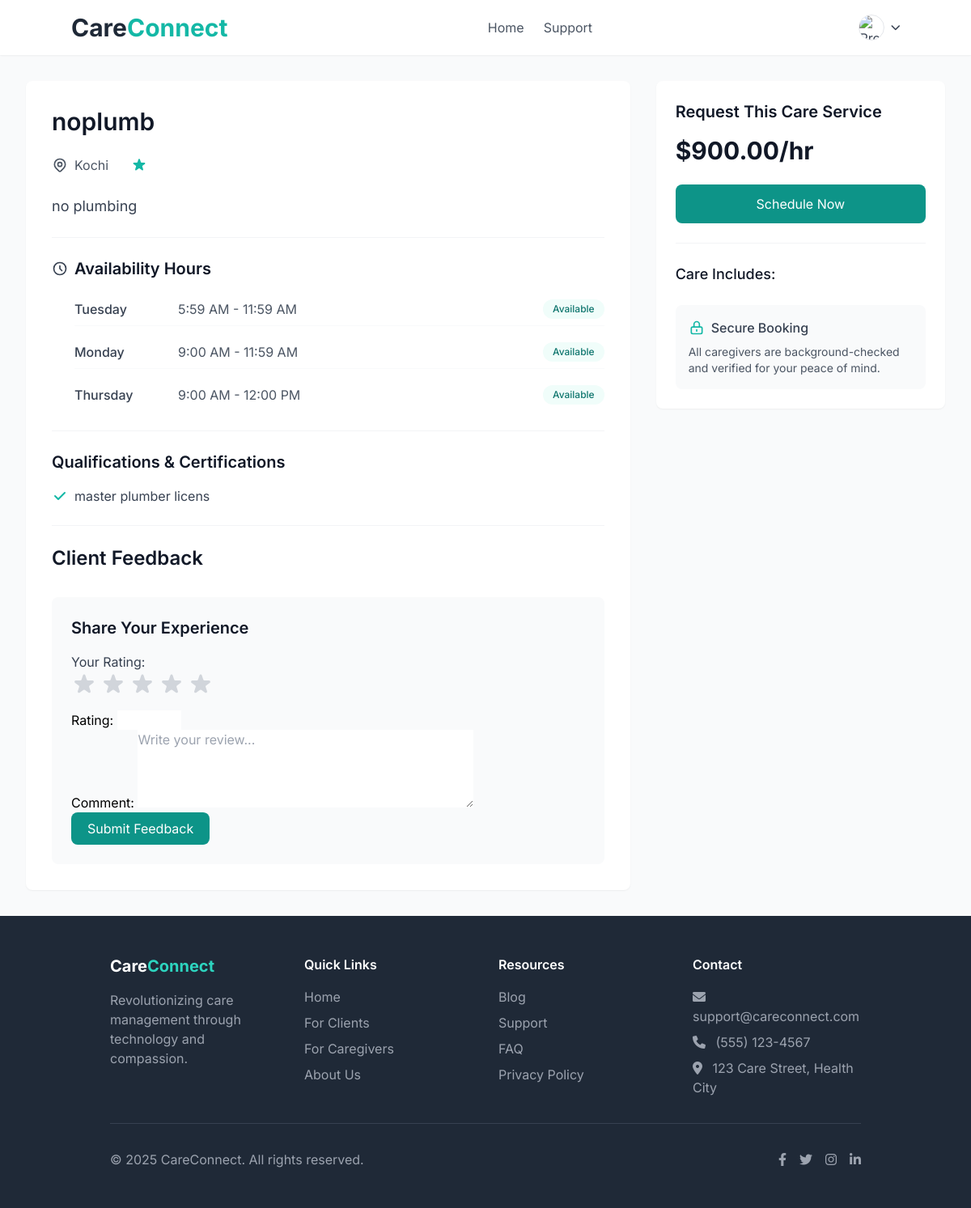
The app's page /services/service/5/ (signed in) with its own data.
### services/models.py (models this page shows, shortened)
class Service(models.Model):
    provider = models.ForeignKey(ServiceProvider, on_delete=models.CASCADE, related_name='services')
    category = models.ForeignKey(ServiceCategory, on_delete=models.CASCADE)
    name = models.CharField(max_length=255)
    description = models.TextField()
    base_price = models.DecimalField(max_digits=10, decimal_places=2)
    image = models.ImageField(upload_to='service_images/', null=True, blank=True)
    is_active = models.BooleanField(default=True)
    created_at = models.DateTimeField(auto_now_add=True)
    updated_at = models.DateTimeField(auto_now=True)
    class Meta:
        ordering = ['-created_at']

class AvailabilitySchedule(models.Model):
    provider = models.ForeignKey(ServiceProvider, on_delete=models.CASCADE, related_name='availability')
    DAYS_OF_WEEK = [
        ('Monday', 'Monday'),
        ('Tuesday', 'Tuesday'),
        ('Wednesday', 'Wednesday'),
        ('Thursday', 'Thursday'),
        ('Friday', 'Friday'),
        ('Saturday', 'Saturday'),
        ('Sunday', 'Sunday')
    ]
    day_of_week = models.CharField(max_length=10, choices=DAYS_OF_WEEK)
    start_time = models.TimeField()
    end_time = models.TimeField()
    is_available = models.BooleanField(default=True)
    class Meta:
        unique_together = ['provider', 'day_of_week']

### accounts/models.py (models this page shows, shortened)
class ServiceArea(models.Model):
    provider = models.ForeignKey(ServiceProvider, on_delete=models.CASCADE, related_name='service_areas')
    city = models.CharField(max_length=100)
    state = models.CharField(max_length=100)
    zip_code = models.CharField(max_length=20)

class Certification(models.Model):
    provider = models.ForeignKey(ServiceProvider, on_delete=models.CASCADE, related_name='certifications')
    name = models.CharField(max_length=255)
    issued_by = models.CharField(max_length=255)
    issued_date = models.DateField()
    expiry_date = models.DateField()
    document_url = models.URLField()

### services/views.py (the view, shortened to what this page needs)
# urls.py: path('service/<int:pk>/', views.ServiceDetailView.as_view(), name='service_detail'),
class ServiceDetailView(DetailView):
    model = Service
    template_name = 'service_detail.html'
    context_object_name = 'service'
    def get_context_data(self, **kwargs):
        context = super().get_context_data(**kwargs)
        context['booking_form'] = BookingForm(provider=self.object.provider)
        context['certifications'] = Certification.objects.filter(provider=self.object.provider)
        context['service_area'] = ServiceArea.objects.filter(provider=self.object.provider)
        context['availability_schedule'] = AvailabilitySchedule.objects.filter(provider=self.object.provider)
        context["review_form"] = ReviewForm()
        context["reviews"] = self.object.reviews.all().order_by('-created_at')
        return context

### services/forms.py
class ReviewForm(forms.ModelForm):
    class Meta:
        model = Review
        fields = ['rating', 'comment']
        widgets = {
            'rating': forms.NumberInput(attrs={'min': '0', 'max': '5', 'step': '0.1'}),
            'comment': forms.Textarea(attrs={'rows': 4, 'placeholder': 'Write your review...'}),
        }

### templates/service_detail.html (shortened to what this page needs)
{% extends 'base.html' %}
{% block content %}
<div class="max-w-7xl mx-auto px-4 sm:px-6 lg:px-8 py-8">
    <div class="grid grid-cols-1 md:grid-cols-3 gap-8">
        <div class="md:col-span-2 bg-white rounded-lg shadow-sm p-8">
            <div class="space-y-6 border-b border-gray-100 pb-6">
                <h1 class="text-3xl font-semibold text-gray-900">{{ service.name }}</h1>
                <div class="flex flex-wrap items-center gap-4 text-gray-600">
                    <div class="flex items-center">
                        {% for area in service_area %}
                            <span class="mr-2">{{ area.city }}</span>
                        {% endfor %}
                    </div>
                    <div class="flex items-center text-teal-500">
                    </div>
                </div>
                <p class="text-gray-700 text-lg leading-relaxed">{{ service.description }}</p>
            </div>
            <div class="py-6 border-b border-gray-100">
                <div class="flex items-center text-gray-700 mb-4">
                    <svg class="w-5 h-5 mr-2 flex-shrink-0" fill="none" stroke="currentColor" viewBox="0 0 24 24">
                        <path stroke-linecap="round" stroke-linejoin="round" stroke-width="2" d="M12 8v4l3 3m6-3a9 9 0 11-18 0 9 9 0 0118 0z"/>
                    </svg>
                    <h3 class="text-xl font-semibold text-gray-900">Availability Hours</h3>
                </div>
                <div class="ml-7 space-y-3">
                    {% for time in availability_schedule %}
                        <div class="flex items-center justify-between py-2 border-b border-gray-50 last:border-0">
                            <div class="flex items-center space-x-4">
                                <span class="font-medium w-28 text-gray-700">{{ time.day_of_week }}</span>
                                <div class="text-gray-600">
                                    {% if time.is_available %}
                                        <span>{{ time.start_time|time:"g:i A" }} - {{ time.end_time|time:"g:i A" }}</span>
                                    {% else %}
                                        <span class="text-gray-400">Unavailable</span>
                                    {% endif %}
                                </div>
                            </div>
                            {% if time.is_available %}
                                <span class="px-3 py-1 text-xs font-medium text-teal-700 bg-teal-50 rounded-full">Available</span>
                            {% else %}
                                <span class="px-3 py-1 text-xs font-medium text-red-700 bg-red-50 rounded-full">Unavailable</span>
                            {% endif %}
                        </div>
                    {% endfor %}
                </div>
            </div>
            <div class="py-6 border-b border-gray-100">
                <h3 class="text-xl font-semibold text-gray-900 mb-4">Qualifications & Certifications</h3>
                <ul class="grid grid-cols-1 md:grid-cols-2 gap-3">
                    {% for certification in certifications %}
                        <li class="flex items-center text-gray-700">
                            <svg class="w-5 h-5 mr-2 text-teal-500" fill="currentColor" viewBox="0 0 20 20">
                                <path fill-rule="evenodd" d="M16.707 5.293a1 1 0 010 1.414l-8 8a1 1 0 01-1.414 0l-4-4a1 1 0 011.414-1.414L8 12.586l7.293-7.293a1 1 0 011.414 0z" clip-rule="evenodd"/>
                            </svg>
                            {{ certification.name }}
                        </li>
                    {% endfor %}
                </ul>
            </div>
            <div class="pt-6">
                <h2 class="text-2xl font-semibold text-gray-900 mb-6">Client Feedback</h2>
                <div class="mt-8 bg-gray-50 rounded-lg p-6">
                    <h3 class="text-xl font-semibold text-gray-900 mb-4">Share Your Experience</h3>
                    <form method="post" action="">
                        <div class="mb-4">
                            <label for="rating" class="block text-gray-700">Your Rating:</label>
                            <div class="flex mb-4 space-x-1">
                                {% for i in "12345"|make_list %}
                                    <button type="button" class="text-gray-300 hover:text-teal-500 transition-colors">
                                    </button>
                                {% endfor %}
                            </div>
                        </div>
                        {{ review_form.as_p }}
                        <button type="submit" class="bg-teal-600 text-white px-5 py-2 rounded-lg hover:bg-teal-700 transition-colors">Submit Feedback</button>
                    </form>
                </div>
            </div>
        </div>
        <div class="md:col-span-1">
            <div class="bg-white rounded-lg shadow-sm p-6 sticky top-6">
                <h2 class="text-xl font-semibold text-gray-900 mb-4">Request This Care Service</h2>
                <div class="text-3xl font-bold text-gray-900 mb-6">${{ service.base_price }}/hr</div>
                <a href="{% url 'services:create_booking' service.id %}"
                   class="w-full px-6 py-3 bg-teal-600 text-white rounded-lg hover:bg-teal-700 focus:outline-none focus:ring-2 focus:ring-teal-500 focus:ring-offset-2 transition-colors text-center block">
                    Schedule Now
                </a>
                <div class="mt-6 pt-6 border-t border-gray-100">
                    <h3 class="text-lg font-medium text-gray-900 mb-3">Care Includes:</h3>
                </div>
                <div class="mt-6 bg-gray-50 rounded-lg p-4">
                    <div class="flex items-center text-gray-700 mb-2">
                        <svg class="w-5 h-5 mr-2 text-teal-500" fill="none" stroke="currentColor" viewBox="0 0 24 24">
                            <path stroke-linecap="round" stroke-linejoin="round" stroke-width="2" d="M12 15v2m-6 4h12a2 2 0 002-2v-6a2 2 0 00-2-2H6a2 2 0 00-2 2v6a2 2 0 002 2zm10-10V7a4 4 0 00-8 0v4h8z"></path>
                        </svg>
                        <span class="font-medium">Secure Booking</span>
                    </div>
                    <p class="text-sm text-gray-600">All caregivers are background-checked and verified for your peace of mind.</p>
                </div>
            </div>
        </div>
    </div>
</div>
{% endblock %}

### templates/base.html (style rules this page uses)
body { font-family: 'Inter', sans-serif; }

### records on screen
Service: name "noplumb", description "no plumbing", base_price "900.00"
ServiceArea: city "Kochi"
AvailabilitySchedule: day_of_week "Tuesday", start_time "5:59 AM", end_time "11:59 AM", is_available "Available"
AvailabilitySchedule: day_of_week "Monday", start_time "9:00 AM", end_time "11:59 AM", is_available "Available"
AvailabilitySchedule: day_of_week "Thursday", start_time "9:00 AM", end_time "12:00 PM", is_available "Available"
Certification: name "master plumber licens"
